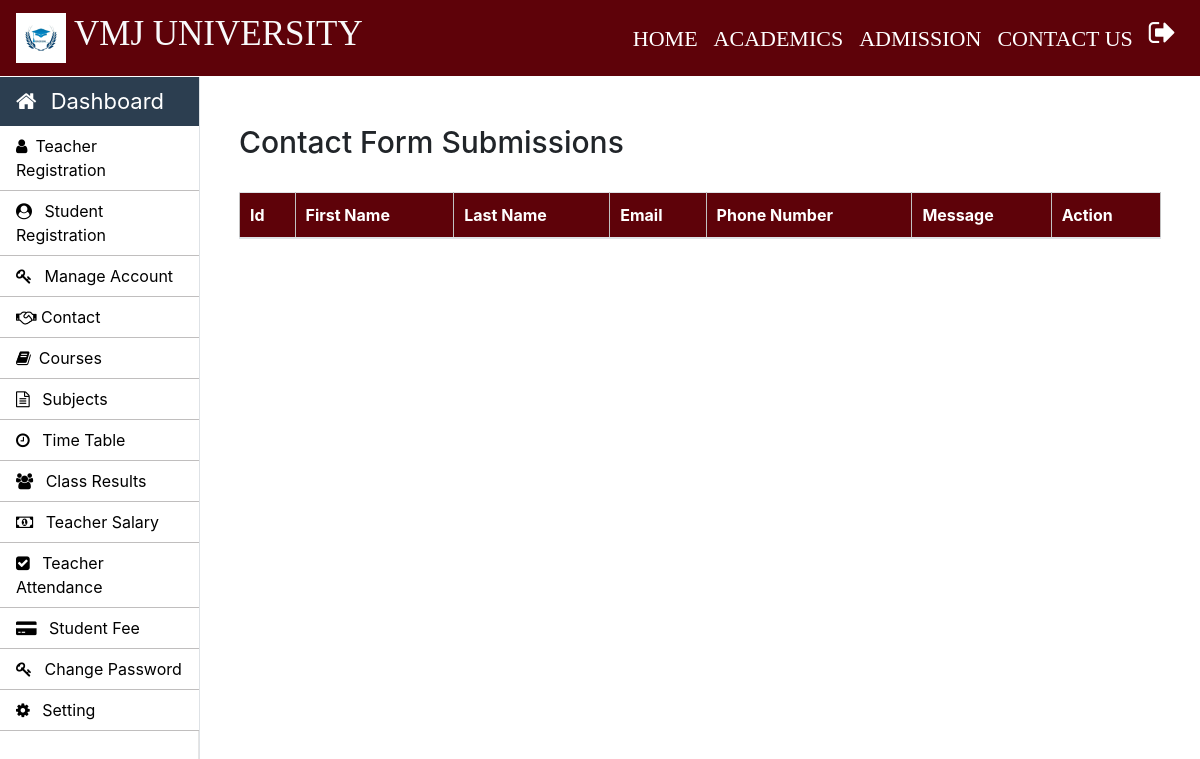
The page /admin/contact.php (signed in) on the database as committed earlier.
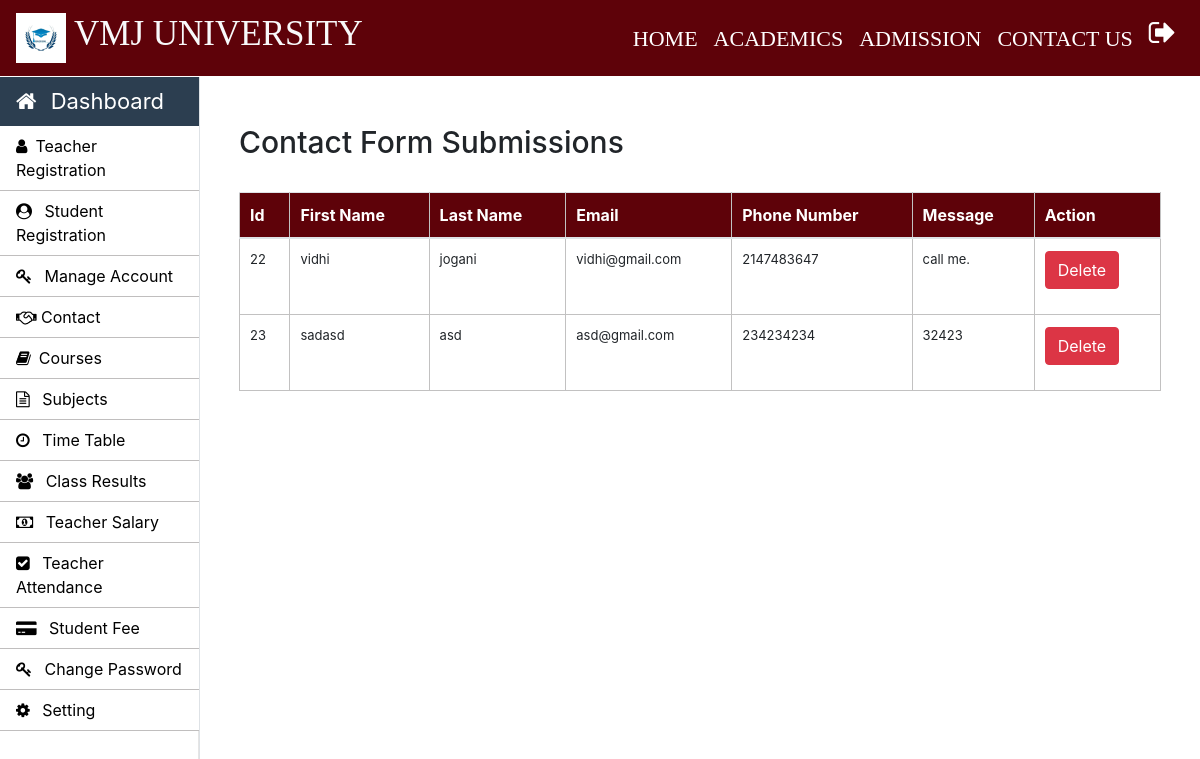
The same page on the database as committed later.
### tables this page shows
CREATE TABLE IF NOT EXISTS `contact` (
  `id` int NOT NULL AUTO_INCREMENT,
  `first_name` varchar(20) NOT NULL,
  `last_name` varchar(20) NOT NULL,
  `email` varchar(20) NOT NULL,
  `phone_number` int NOT NULL,
  `message` varchar(500) NOT NULL,
  PRIMARY KEY (`id`)
);

### admin/contact.php (the view, shortened to what this page needs)
<?php
		 require_once "../common/helper.php";
    $query = "SELECT * FROM contact";
    $result = mysqli_query($con, $query);
?>
<!DOCTYPE html>
<html lang="en">
<head>
    <link rel="stylesheet" href="https://stackpath.bootstrapcdn.com/bootstrap/4.5.2/css/bootstrap.min.css">
</head>
<body>
    <?php include('../common/common-header.php') ?>
    <?php include('../common/admin-sidebar.php') ?>
    <main role="main" class="col-xl-10 col-lg-9 col-md-8 ml-sm-auto px-md-4 mb-2 w-100">
        <div class="container mt-5">
            <h2>Contact Form Submissions</h2>
            <br>
            <table class="table">
                <thead>
                    <tr>
                        <th>Id</th>
                        <th>First Name</th>
                        <th>Last Name</th>
                        <th>Email</th>
                        <th>Phone Number</th>
                        <th>Message</th>
                        <th>Action</th>
                    </tr>
                </thead>
                <tbody>
                    <?php
                    while ($row = mysqli_fetch_assoc($result)) {
                        echo "<tr>";
                        echo "<td>{$row['id']}</td>";
                        echo "<td>{$row['first_name']}</td>";
                        echo "<td>{$row['last_name']}</td>";
                        echo "<td>{$row['email']}</td>";
                        echo "<td>{$row['phone_number']}</td>";
                        echo "<td>{$row['message']}</td>";
                        echo "<td><form method='post'><input type='hidden' name='id' value='{$row['id']}'><button type='submit' name='delete_btn' class='btn btn-danger'>Delete</button></form></td>";
                        echo "</tr>";
                    }
                    ?>
                </tbody>
            </table>
        </div>
    </main>
</body>
</html>

Rows that differ between the two databases and show on the page:
added contact: id "22", first_name "vidhi", last_name "jogani", email "vidhi@gmail.com", phone_number "2147483647", message "call me."
added contact: id "23", first_name "sadasd", last_name "asd", email "asd@gmail.com", phone_number "234234234", message "32423"
